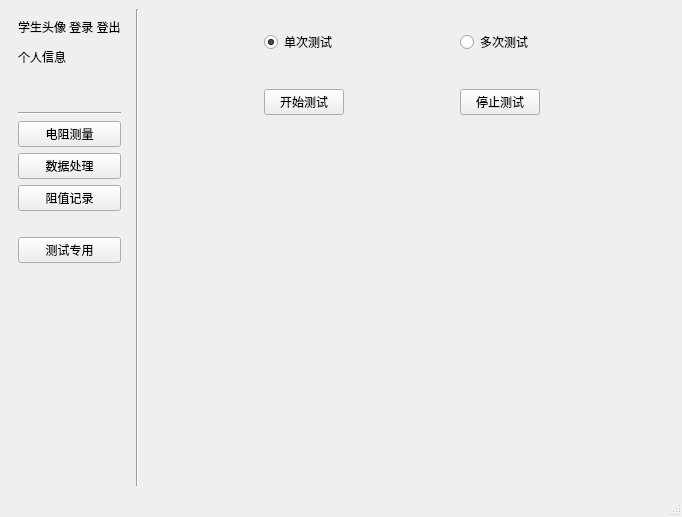
<?xml version="1.0" encoding="UTF-8"?>
<ui version="4.0">
 <class>MainWindow</class>
 <widget class="QMainWindow" name="MainWindow">
  <property name="geometry">
   <rect>
    <x>0</x>
    <y>0</y>
    <width>682</width>
    <height>517</height>
   </rect>
  </property>
  <property name="windowTitle">
   <string>MainWindow</string>
  </property>
  <widget class="QWidget" name="centralwidget">
   <layout class="QGridLayout" name="gridLayout_7">
    <item row="0" column="0">
     <widget class="QWidget" name="widget_2" native="true">
      <property name="sizePolicy">
       <sizepolicy hsizetype="Preferred" vsizetype="Preferred">
        <horstretch>0</horstretch>
        <verstretch>0</verstretch>
       </sizepolicy>
      </property>
      <layout class="QVBoxLayout" name="verticalLayout">
       <item>
        <widget class="QLabel" name="label_userInformation">
         <property name="lineWidth">
          <number>8</number>
         </property>
         <property name="text">
          <string>&lt;html&gt;&lt;head/&gt;&lt;body&gt;&lt;p&gt;学生头像  登录 登出&lt;/p&gt;&lt;p&gt;个人信息&lt;/p&gt;&lt;p&gt;&lt;br/&gt;&lt;/p&gt;&lt;/body&gt;&lt;/html&gt;</string>
         </property>
        </widget>
       </item>
       <item>
        <widget class="Line" name="line_3">
         <property name="orientation">
          <enum>Qt::Horizontal</enum>
         </property>
        </widget>
       </item>
       <item>
        <layout class="QVBoxLayout" name="verticalLayout_2">
         <item>
          <widget class="QPushButton" name="pushButton_resTest">
           <property name="text">
            <string>电阻测量</string>
           </property>
          </widget>
         </item>
         <item>
          <widget class="QPushButton" name="pushButton_dataHandle">
           <property name="text">
            <string>数据处理</string>
           </property>
          </widget>
         </item>
         <item>
          <widget class="QPushButton" name="pushButton_resValueRecorde">
           <property name="text">
            <string>阻值记录</string>
           </property>
          </widget>
         </item>
        </layout>
       </item>
       <item>
        <spacer name="verticalSpacer_8">
         <property name="orientation">
          <enum>Qt::Vertical</enum>
         </property>
         <property name="sizeType">
          <enum>QSizePolicy::Fixed</enum>
         </property>
         <property name="sizeHint" stdset="0">
          <size>
           <width>20</width>
           <height>20</height>
          </size>
         </property>
        </spacer>
       </item>
       <item>
        <widget class="QPushButton" name="pushButton_testSpecific">
         <property name="text">
          <string>测试专用</string>
         </property>
        </widget>
       </item>
       <item>
        <spacer name="verticalSpacer_9">
         <property name="orientation">
          <enum>Qt::Vertical</enum>
         </property>
         <property name="sizeHint" stdset="0">
          <size>
           <width>20</width>
           <height>162</height>
          </size>
         </property>
        </spacer>
       </item>
      </layout>
     </widget>
    </item>
    <item row="0" column="1">
     <widget class="Line" name="line_2">
      <property name="orientation">
       <enum>Qt::Vertical</enum>
      </property>
     </widget>
    </item>
    <item row="0" column="2">
     <widget class="QStackedWidget" name="stackedWidget">
      <property name="enabled">
       <bool>true</bool>
      </property>
      <property name="currentIndex">
       <number>1</number>
      </property>
      <widget class="QWidget" name="page_studentInformation">
       <layout class="QGridLayout" name="gridLayout_8">
        <item row="0" column="0">
         <widget class="QWidget" name="widget_3" native="true">
          <property name="sizePolicy">
           <sizepolicy hsizetype="Preferred" vsizetype="Preferred">
            <horstretch>0</horstretch>
            <verstretch>0</verstretch>
           </sizepolicy>
          </property>
          <layout class="QGridLayout" name="gridLayout_6">
           <item row="2" column="1">
            <widget class="QLineEdit" name="lineEdit_userClass"/>
           </item>
           <item row="3" column="1">
            <widget class="QLineEdit" name="lineEdit_passwords"/>
           </item>
           <item row="1" column="1">
            <widget class="QLineEdit" name="lineEdit_userName"/>
           </item>
           <item row="4" column="1">
            <widget class="QLineEdit" name="lineEdit_changePasswords"/>
           </item>
           <item row="0" column="1">
            <widget class="QLineEdit" name="lineEdit_userId"/>
           </item>
           <item row="1" column="0">
            <widget class="QLabel" name="label_userId">
             <property name="sizePolicy">
              <sizepolicy hsizetype="Preferred" vsizetype="Preferred">
               <horstretch>0</horstretch>
               <verstretch>0</verstretch>
              </sizepolicy>
             </property>
             <property name="text">
              <string>&lt;html&gt;&lt;head/&gt;&lt;body&gt;&lt;p&gt;学号&lt;/p&gt;&lt;/body&gt;&lt;/html&gt;</string>
             </property>
             <property name="scaledContents">
              <bool>true</bool>
             </property>
            </widget>
           </item>
           <item row="4" column="2">
            <widget class="QPushButton" name="pushButton_sureChangePassword">
             <property name="text">
              <string>确认修改</string>
             </property>
            </widget>
           </item>
           <item row="0" column="0">
            <widget class="QLabel" name="label_userName">
             <property name="sizePolicy">
              <sizepolicy hsizetype="Preferred" vsizetype="Preferred">
               <horstretch>0</horstretch>
               <verstretch>0</verstretch>
              </sizepolicy>
             </property>
             <property name="text">
              <string>&lt;html&gt;&lt;head/&gt;&lt;body&gt;&lt;p&gt;姓名&lt;/p&gt;&lt;/body&gt;&lt;/html&gt;</string>
             </property>
             <property name="scaledContents">
              <bool>true</bool>
             </property>
            </widget>
           </item>
           <item row="2" column="0">
            <widget class="QLabel" name="label_userClass">
             <property name="sizePolicy">
              <sizepolicy hsizetype="Preferred" vsizetype="Preferred">
               <horstretch>0</horstretch>
               <verstretch>0</verstretch>
              </sizepolicy>
             </property>
             <property name="text">
              <string>&lt;html&gt;&lt;head/&gt;&lt;body&gt;&lt;p&gt;班级&lt;/p&gt;&lt;/body&gt;&lt;/html&gt;</string>
             </property>
             <property name="scaledContents">
              <bool>true</bool>
             </property>
            </widget>
           </item>
           <item row="3" column="0">
            <widget class="QLabel" name="label_userPasswords">
             <property name="sizePolicy">
              <sizepolicy hsizetype="Preferred" vsizetype="Preferred">
               <horstretch>0</horstretch>
               <verstretch>0</verstretch>
              </sizepolicy>
             </property>
             <property name="text">
              <string>&lt;html&gt;&lt;head/&gt;&lt;body&gt;&lt;p&gt;密码&lt;/p&gt;&lt;/body&gt;&lt;/html&gt;</string>
             </property>
             <property name="scaledContents">
              <bool>true</bool>
             </property>
            </widget>
           </item>
           <item row="4" column="0">
            <widget class="QLabel" name="label_ChangePasswords">
             <property name="sizePolicy">
              <sizepolicy hsizetype="Preferred" vsizetype="Preferred">
               <horstretch>0</horstretch>
               <verstretch>0</verstretch>
              </sizepolicy>
             </property>
             <property name="text">
              <string>&lt;html&gt;&lt;head/&gt;&lt;body&gt;&lt;p&gt;修改密码&lt;/p&gt;&lt;/body&gt;&lt;/html&gt;</string>
             </property>
             <property name="scaledContents">
              <bool>true</bool>
             </property>
            </widget>
           </item>
          </layout>
         </widget>
        </item>
        <item row="0" column="1">
         <spacer name="horizontalSpacer_9">
          <property name="orientation">
           <enum>Qt::Horizontal</enum>
          </property>
          <property name="sizeHint" stdset="0">
           <size>
            <width>210</width>
            <height>20</height>
           </size>
          </property>
         </spacer>
        </item>
        <item row="1" column="0">
         <spacer name="verticalSpacer_7">
          <property name="orientation">
           <enum>Qt::Vertical</enum>
          </property>
          <property name="sizeHint" stdset="0">
           <size>
            <width>20</width>
            <height>282</height>
           </size>
          </property>
         </spacer>
        </item>
       </layout>
      </widget>
      <widget class="QWidget" name="page_resTest">
       <widget class="QWidget" name="widget" native="true">
        <property name="geometry">
         <rect>
          <x>9</x>
          <y>9</y>
          <width>496</width>
          <height>111</height>
         </rect>
        </property>
        <layout class="QGridLayout" name="gridLayout">
         <item row="2" column="3">
          <widget class="QPushButton" name="pushButton_stopTest">
           <property name="enabled">
            <bool>true</bool>
           </property>
           <property name="text">
            <string>停止测试</string>
           </property>
           <property name="checkable">
            <bool>false</bool>
           </property>
           <property name="checked">
            <bool>false</bool>
           </property>
          </widget>
         </item>
         <item row="2" column="0">
          <spacer name="horizontalSpacer_2">
           <property name="orientation">
            <enum>Qt::Horizontal</enum>
           </property>
           <property name="sizeHint" stdset="0">
            <size>
             <width>101</width>
             <height>20</height>
            </size>
           </property>
          </spacer>
         </item>
         <item row="2" column="1">
          <widget class="QPushButton" name="pushButton_startTest">
           <property name="text">
            <string>开始测试</string>
           </property>
          </widget>
         </item>
         <item row="1" column="3">
          <spacer name="verticalSpacer_2">
           <property name="orientation">
            <enum>Qt::Vertical</enum>
           </property>
           <property name="sizeType">
            <enum>QSizePolicy::Fixed</enum>
           </property>
           <property name="sizeHint" stdset="0">
            <size>
             <width>72</width>
             <height>17</height>
            </size>
           </property>
          </spacer>
         </item>
         <item row="2" column="2">
          <spacer name="horizontalSpacer_6">
           <property name="orientation">
            <enum>Qt::Horizontal</enum>
           </property>
           <property name="sizeHint" stdset="0">
            <size>
             <width>102</width>
             <height>20</height>
            </size>
           </property>
          </spacer>
         </item>
         <item row="2" column="4">
          <spacer name="horizontalSpacer_4">
           <property name="orientation">
            <enum>Qt::Horizontal</enum>
           </property>
           <property name="sizeHint" stdset="0">
            <size>
             <width>101</width>
             <height>20</height>
            </size>
           </property>
          </spacer>
         </item>
         <item row="1" column="1">
          <spacer name="verticalSpacer">
           <property name="orientation">
            <enum>Qt::Vertical</enum>
           </property>
           <property name="sizeType">
            <enum>QSizePolicy::Fixed</enum>
           </property>
           <property name="sizeHint" stdset="0">
            <size>
             <width>72</width>
             <height>17</height>
            </size>
           </property>
          </spacer>
         </item>
         <item row="0" column="4">
          <spacer name="horizontalSpacer_3">
           <property name="orientation">
            <enum>Qt::Horizontal</enum>
           </property>
           <property name="sizeHint" stdset="0">
            <size>
             <width>101</width>
             <height>20</height>
            </size>
           </property>
          </spacer>
         </item>
         <item row="0" column="2">
          <spacer name="horizontalSpacer_5">
           <property name="orientation">
            <enum>Qt::Horizontal</enum>
           </property>
           <property name="sizeHint" stdset="0">
            <size>
             <width>38</width>
             <height>20</height>
            </size>
           </property>
          </spacer>
         </item>
         <item row="0" column="0">
          <spacer name="horizontalSpacer">
           <property name="orientation">
            <enum>Qt::Horizontal</enum>
           </property>
           <property name="sizeHint" stdset="0">
            <size>
             <width>101</width>
             <height>20</height>
            </size>
           </property>
          </spacer>
         </item>
         <item row="0" column="1">
          <widget class="QRadioButton" name="radioButton_singleTest">
           <property name="text">
            <string>单次测试</string>
           </property>
           <property name="checkable">
            <bool>true</bool>
           </property>
           <property name="checked">
            <bool>true</bool>
           </property>
          </widget>
         </item>
         <item row="0" column="3">
          <widget class="QRadioButton" name="radioButton_multipleTest">
           <property name="enabled">
            <bool>true</bool>
           </property>
           <property name="text">
            <string>多次测试</string>
           </property>
          </widget>
         </item>
        </layout>
       </widget>
      </widget>
      <widget class="QWidget" name="page_dataAnalyse">
       <layout class="QGridLayout" name="gridLayout_4">
        <item row="0" column="1">
         <widget class="QWidget" name="widget_4" native="true">
          <property name="sizePolicy">
           <sizepolicy hsizetype="Fixed" vsizetype="Fixed">
            <horstretch>0</horstretch>
            <verstretch>0</verstretch>
           </sizepolicy>
          </property>
          <layout class="QGridLayout" name="gridLayout_2">
           <item row="0" column="0">
            <widget class="QLabel" name="label_averageValue">
             <property name="text">
              <string>均值</string>
             </property>
            </widget>
           </item>
           <item row="1" column="0">
            <widget class="QLineEdit" name="lineEdit_averageValue"/>
           </item>
           <item row="2" column="0">
            <widget class="QLabel" name="label_variance">
             <property name="text">
              <string>方差</string>
             </property>
            </widget>
           </item>
           <item row="3" column="0">
            <widget class="QLineEdit" name="lineEdit_variance"/>
           </item>
           <item row="4" column="0">
            <widget class="QLabel" name="label_standardDeviation">
             <property name="text">
              <string>标准差</string>
             </property>
            </widget>
           </item>
           <item row="5" column="0">
            <widget class="QLineEdit" name="lineEdit_standardDeviation"/>
           </item>
           <item row="6" column="0">
            <widget class="QLabel" name="label_standardDeviation_2">
             <property name="text">
              <string>误差</string>
             </property>
            </widget>
           </item>
           <item row="7" column="0">
            <widget class="QLineEdit" name="lineEdit_standardDeviation_2"/>
           </item>
          </layout>
         </widget>
        </item>
        <item row="1" column="1">
         <spacer name="verticalSpacer_6">
          <property name="orientation">
           <enum>Qt::Vertical</enum>
          </property>
          <property name="sizeHint" stdset="0">
           <size>
            <width>20</width>
            <height>283</height>
           </size>
          </property>
         </spacer>
        </item>
        <item row="0" column="0">
         <widget class="QTableView" name="tableView"/>
        </item>
        <item row="1" column="0">
         <widget class="QTextEdit" name="textEdit"/>
        </item>
       </layout>
      </widget>
      <widget class="QWidget" name="page_resValueRecorde">
       <layout class="QGridLayout" name="gridLayout_3">
        <item row="0" column="0" rowspan="5">
         <widget class="QTableView" name="tableView_resValueDisplay"/>
        </item>
        <item row="0" column="1">
         <spacer name="verticalSpacer_4">
          <property name="orientation">
           <enum>Qt::Vertical</enum>
          </property>
          <property name="sizeHint" stdset="0">
           <size>
            <width>20</width>
            <height>180</height>
           </size>
          </property>
         </spacer>
        </item>
        <item row="1" column="1">
         <widget class="QPushButton" name="pushButton_deleteData">
          <property name="text">
           <string>删除</string>
          </property>
         </widget>
        </item>
        <item row="2" column="1">
         <spacer name="verticalSpacer_3">
          <property name="orientation">
           <enum>Qt::Vertical</enum>
          </property>
          <property name="sizeType">
           <enum>QSizePolicy::Fixed</enum>
          </property>
          <property name="sizeHint" stdset="0">
           <size>
            <width>20</width>
            <height>20</height>
           </size>
          </property>
         </spacer>
        </item>
        <item row="3" column="1">
         <widget class="QPushButton" name="pushButton_clearAll">
          <property name="text">
           <string>清空</string>
          </property>
         </widget>
        </item>
        <item row="4" column="1">
         <spacer name="verticalSpacer_5">
          <property name="orientation">
           <enum>Qt::Vertical</enum>
          </property>
          <property name="sizeHint" stdset="0">
           <size>
            <width>20</width>
            <height>157</height>
           </size>
          </property>
         </spacer>
        </item>
       </layout>
      </widget>
     </widget>
    </item>
   </layout>
  </widget>
  <widget class="QMenuBar" name="menubar">
   <property name="geometry">
    <rect>
     <x>0</x>
     <y>0</y>
     <width>682</width>
     <height>23</height>
    </rect>
   </property>
  </widget>
  <widget class="QStatusBar" name="statusbar"/>
 </widget>
 <resources/>
 <connections/>
</ui>
